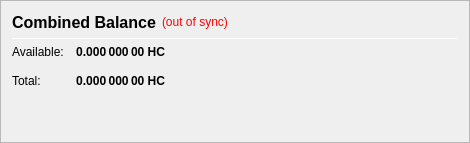
                                      <widget class="QFrame" name="frame_CombinedBalances">
                                        <property name="minimumSize">
                                          <size>
                                            <width>470</width>
                                            <height>0</height>
                                          </size>
                                        </property>
                                        <property name="frameShape">
                                          <enum>QFrame::StyledPanel</enum>
                                        </property>
                                        <property name="frameShadow">
                                          <enum>QFrame::Raised</enum>
                                        </property>
                                        <layout class="QVBoxLayout" name="verticalLayout_5">
                                          <item>
                                            <layout class="QHBoxLayout" name="horizontalLayout_5" stretch="0,0,0">
                                              <item>
                                                <widget class="QLabel" name="label_5z">
                                                  <property name="minimumSize">
                                                    <size>
                                                      <width>0</width>
                                                      <height>20</height>
                                                    </size>
                                                  </property>
                                                  <property name="font">
                                                    <font>
                                                      <pointsize>12</pointsize>
                                                      <weight>75</weight>
                                                      <bold>true</bold>
                                                    </font>
                                                  </property>
                                                  <property name="toolTip">
                                                    <string>Combined Balance (including unconfirmed and immature coins)</string>
                                                  </property>
                                                  <property name="text">
                                                    <string>Combined Balance</string>
                                                  </property>
                                                </widget>
                                              </item>
                                              <item>
                                                <widget class="QLabel" name="labelWalletStatus">
                                                  <property name="cursor">
                                                    <cursorShape>WhatsThisCursor</cursorShape>
                                                  </property>
                                                  <property name="toolTip">
                                                    <string>The displayed information may be out of date. Your wallet automatically synchronizes with the Harvest network after a connection is established, but this process has not completed yet.</string>
                                                  </property>
                                                  <property name="styleSheet">
                                                    <string notr="true">QLabel { color: red; }</string>
                                                  </property>
                                                  <property name="text">
                                                    <string notr="true">(out of sync)</string>
                                                  </property>
                                                  <property name="alignment">
                                                    <set>Qt::AlignLeading|Qt::AlignLeft|Qt::AlignVCenter</set>
                                                  </property>
                                                </widget>
                                              </item>
                                              <item>
                                                <spacer name="horizontalSpacer_1">
                                                  <property name="orientation">
                                                    <enum>Qt::Horizontal</enum>
                                                  </property>
                                                  <property name="sizeHint" stdset="0">
                                                    <size>
                                                      <width>40</width>
                                                      <height>20</height>
                                                    </size>
                                                  </property>
                                                </spacer>
                                              </item>
                                            </layout>
                                          </item>
                                          <item>
                                            <widget class="Line" name="line_CombinedBalance">
                                              <property name="minimumSize">
                                                <size>
                                                  <width>0</width>
                                                  <height>1</height>
                                                </size>
                                              </property>
                                              <property name="maximumSize">
                                                <size>
                                                  <width>16777215</width>
                                                  <height>1</height>
                                                </size>
                                              </property>
                                              <property name="orientation">
                                                <enum>Qt::Horizontal</enum>
                                              </property>
                                            </widget>
                                          </item>
                                          <item>
                                            <layout class="QGridLayout" name="gridLayout_3">
                                              <property name="spacing">
                                                <number>12</number>
                                              </property>
                                              <item row="1" column="0">
                                                <widget class="QLabel" name="labelBalanceTextz">
                                                  <property name="text">
                                                    <string>Available:</string>
                                                  </property>
                                                </widget>
                                              </item>
                                              <item row="1" column="1">
                                                <widget class="QLabel" name="labelBalancez">
                                                  <property name="font">
                                                    <font>
                                                      <weight>75</weight>
                                                      <bold>true</bold>
                                                    </font>
                                                  </property>
                                                  <property name="cursor">
                                                    <cursorShape>IBeamCursor</cursorShape>
                                                  </property>
                                                  <property name="toolTip">
                                                    <string>Your current spendable balance</string>
                                                  </property>
                                                  <property name="text">
                                                    <string notr="true">0.000 000 00 HC</string>
                                                  </property>
                                                  <property name="alignment">
                                                    <set>Qt::AlignRight|Qt::AlignTrailing|Qt::AlignVCenter</set>
                                                  </property>
                                                  <property name="textInteractionFlags">
                                                    <set>Qt::LinksAccessibleByMouse|Qt::TextSelectableByKeyboard|Qt::TextSelectableByMouse</set>
                                                  </property>
                                                </widget>
                                              </item>
                                              <item row="2" column="0">
                                                <widget class="QLabel" name="labelTotalTextz">
                                                  <property name="text">
                                                    <string>Total:</string>
                                                  </property>
                                                </widget>
                                              </item>
                                              <item row="2" column="1">
                                                <widget class="QLabel" name="labelTotalz">
                                                  <property name="font">
                                                    <font>
                                                      <weight>75</weight>
                                                      <bold>true</bold>
                                                    </font>
                                                  </property>
                                                  <property name="cursor">
                                                    <cursorShape>IBeamCursor</cursorShape>
                                                  </property>
                                                  <property name="toolTip">
                                                    <string>Total Balance, including all unavailable coins.</string>
                                                  </property>
                                                  <property name="text">
                                                    <string notr="true">0.000 000 00 HC</string>
                                                  </property>
                                                  <property name="alignment">
                                                    <set>Qt::AlignRight|Qt::AlignTrailing|Qt::AlignVCenter</set>
                                                  </property>
                                                  <property name="textInteractionFlags">
                                                    <set>Qt::LinksAccessibleByMouse|Qt::TextSelectableByKeyboard|Qt::TextSelectableByMouse</set>
                                                  </property>
                                                </widget>
                                              </item>
                                              <item row="2" column="3">
                                                <spacer name="horizontalSpacer_2">
                                                  <property name="orientation">
                                                    <enum>Qt::Horizontal</enum>
                                                  </property>
                                                  <property name="sizeHint" stdset="0">
                                                    <size>
                                                      <width>40</width>
                                                      <height>20</height>
                                                    </size>
                                                  </property>
                                                </spacer>
                                              </item>
                                            </layout>
                                          </item>
                                          <item>
                                            <spacer name="verticalSpacer_1">
                                              <property name="orientation">
                                                <enum>Qt::Vertical</enum>
                                              </property>
                                              <property name="sizeHint" stdset="0">
                                                <size>
                                                  <width>20</width>
                                                  <height>40</height>
                                                </size>
                                              </property>
                                            </spacer>
                                          </item>
                                        </layout>
                                      </widget>
